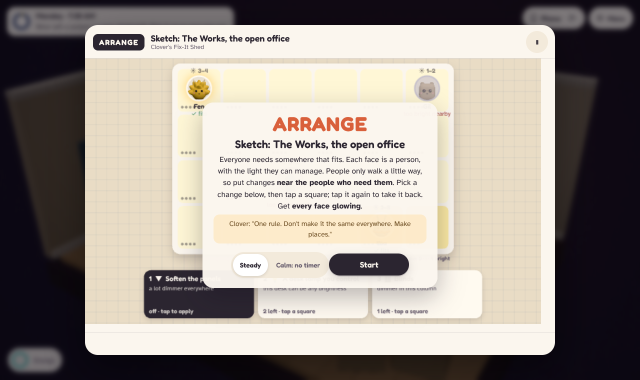
#> input picture test/shots_tasks/desktop_blueprint_dim_1_intro.png, 1280 x 760 px (shown at 1/2 size)
$ python -i fitcard.py   (imports and definitions only)
#> lines starting #> are read from the running program, lines starting #| are printed output that depends on the picture; after the words box and inside, x2 and y2 are one past the last pixel; in counts of white or black regions, pixels touching at a corner belong together
#!/usr/bin/env python3
"""Fit card test (src/fitcard.js) in headless Chromium.

Renders the four sample cards in test/fitcard.html, saves them as PNGs, renders a few stress cards, walks every branch
of saveFitCard against a mocked window.claude, and fails on any console error from the page.

  python3 test/fitcard.py            stand-in creature portraits drawn by the test page (fast)
  python3 test/fitcard.py --game     real portraits rendered by dist/who-bends.html first (build it before)
  python3 test/fitcard.py --out DIR  where the PNGs go

The page is served by a local static server on a free port (module imports do not work from file://). The only
outside requests are the Google Fonts the page links, as the game does; offline, the cards fall back to system fonts.
"""
import argparse, base64, functools, http.server, json, os, struct, sys, threading, time
from playwright.sync_api import sync_playwright

ROOT = os.path.dirname(os.path.dirname(os.path.abspath(__file__)))
OUT = '/tmp/claude-0/-home-claude/cfac4721-fa9f-5c02-916d-61cf7c10d7ce/scratchpad/v12'
ARGS = ['--use-gl=angle', '--use-angle=swiftshader', '--enable-unsafe-swiftshader', '--ignore-gpu-blocklist']
FONT_HOSTS = ('fonts.googleapis.com', 'fonts.gstatic.com')
# real looks for --game (cards 1 to 3; card 4 has no portrait on purpose)
LOOKS = [
    ({'shape': 'round', 'color': '#93c2ee', 'pattern': 'belly', 'top': 'longears', 'wear': 'scarf'}, '#efe6d6'),
    ({'shape': 'spiky', 'color': '#f6cf5b', 'pattern': 'spots', 'top': 'none', 'wear': 'flower'}, '#2a2433'),
    ({'shape': 'tall', 'color': '#bfa9f0', 'pattern': 'stripes', 'top': 'antennae', 'wear': 'glasses'}, '#f3e6cf'),
]


class Quiet(http.server.SimpleHTTPRequestHandler):
    extensions_map = {**http.server.SimpleHTTPRequestHandler.extensions_map, '.js': 'text/javascript', '.mjs': 'text/javascript'}

    def log_message(self, *a):
        pass


# dark text colours used on the card (ink, soft, heading brown, kept-note brown)
TEXT = {'ink': '#2b2530', 'soft': '#6b6170', 'heading': '#8a5a1a', 'kept note': '#5a4630'}


def text_contrast(path):
    """WCAG contrast of each text colour against the real background around it, measured on the PNG.

    Pixels painted exactly in a text colour are glyph interiors; the background is the light pixels 3 to 5 px away
    from them (past the anti-aliased edge). Returns {colour: 1st-percentile contrast}. Needs Pillow and numpy."""
    from PIL import Image, ImageFilter
    import numpy as np
    a = np.asarray(Image.open(path).convert('RGB')).astype(np.float64)

    def lum(rgb):
        c = rgb / 255.0
        c = np.where(c <= 0.04045, c / 12.92, ((c + 0.055) / 1.055) ** 2.4)
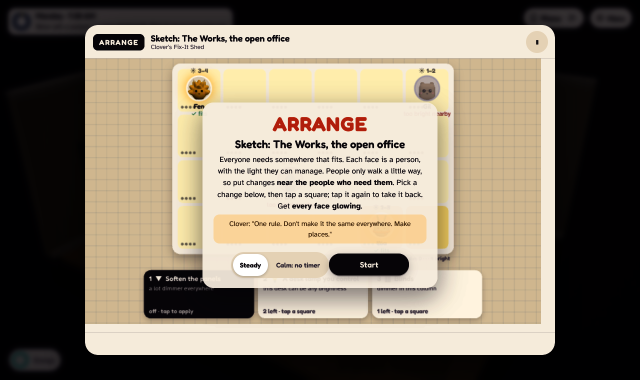
#> c: shape (760, 1280, 3) float64 (shown at 1/2 size); mean R, G, B 0.538, 0.494, 0.427
        return 0.2126 * c[..., 0] + 0.7152 * c[..., 1] + 0.0722 * c[..., 2]
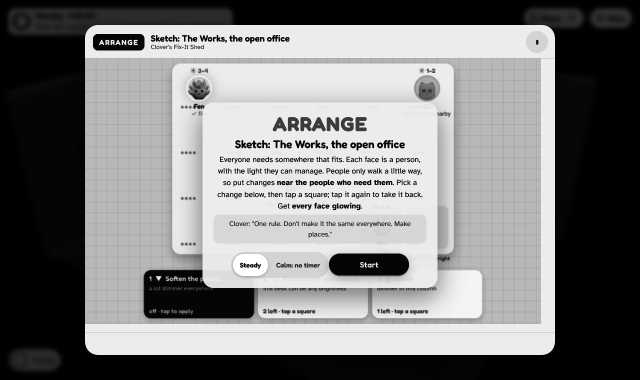
#> returned value: shape (760, 1280) float64 (shown at 1/2 size); min 0.0015, max 1, mean 0.499
    L = lum(a)
    out = {}
    for name, hx in TEXT.items():
        col = np.array([int(hx[i:i + 2], 16) for i in (1, 3, 5)], dtype=np.float64)
        mask = np.abs(a - col).max(axis=2) <= 2
        if mask.sum() < 200:
            continue
        img = Image.fromarray((mask * 255).astype(np.uint8))
        near, far = np.asarray(img.filter(ImageFilter.MaxFilter(5))) > 0, np.asarray(img.filter(ImageFilter.MaxFilter(11))) > 0
        ring = far & ~near & (L > 0.45)
        if ring.sum() < 50:
            continue
        lt = lum(col[None, None, :])[0, 0]
        out[name] = round(float(np.percentile((L[ring] + 0.05) / (lt + 0.05), 1)), 2)
#> this loop made 4 passes
#> pass 1, in text_contrast, `mask = np.abs(a - col).max(axis=2) <= 2`:
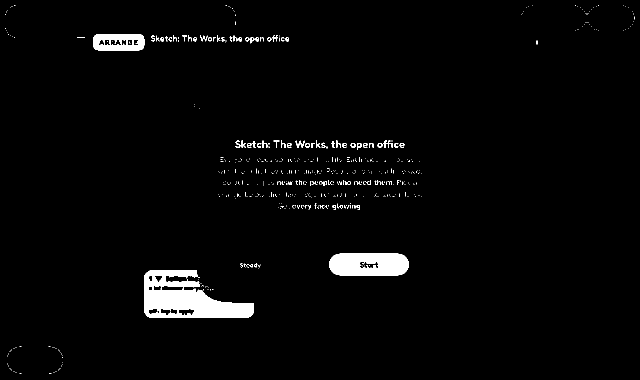
#> mask: shape (760, 1280) bool (shown at 1/2 size); 2.6% white; 581 white regions (520 under 20 px), largest, box (x1, y1, x2, y2) and area: (289, 541, 507, 636) 11700, (658, 507, 818, 551) 6251, (186, 68, 289, 101) 2611
#> pass 1, in text_contrast, `near, far = np.asarray(img.filter(ImageFilter.MaxFilter(5))) > 0, np.a..`:
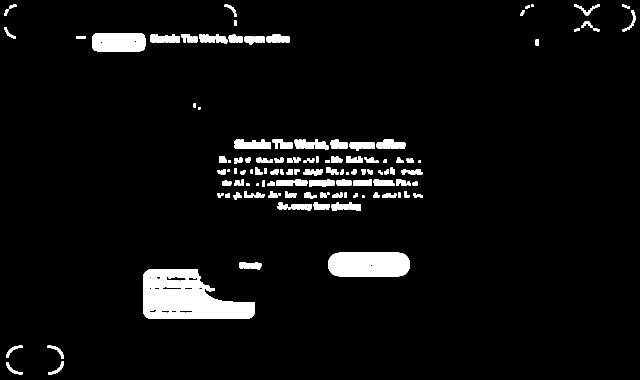
#> near: shape (760, 1280) bool (shown at 1/2 size); 5.1% white; 132 white regions, largest, box (x1, y1, x2, y2) and area: (287, 539, 509, 638) 14806, (656, 505, 820, 553) 7384, (184, 66, 291, 103) 3807
#> pass 1, in text_contrast, `near, far = np.asarray(img.filter(ImageFilter.MaxFilter(5))) > 0, np.a..`:
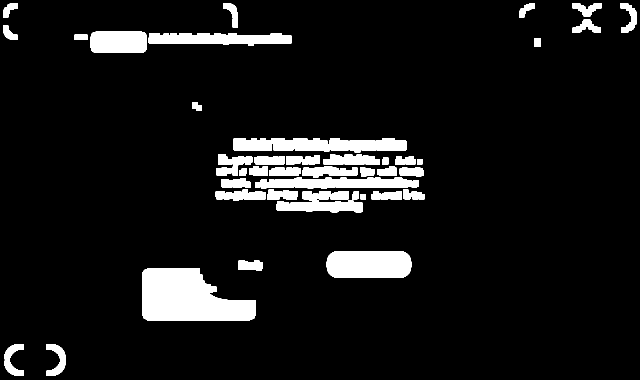
#> far: shape (760, 1280) bool (shown at 1/2 size); 8.4% white; 50 white regions, largest, box (x1, y1, x2, y2) and area: (284, 536, 512, 641) 17681, (653, 502, 823, 556) 8704, (466, 276, 814, 305) 7738
#> after the loop, out = {'ink': 8.48, 'soft': 2.89}
    return out


# [4 lines left out: function png_size, not called in this run]


fails, notes = [], []


# [17 lines left out: functions check, game_portraits, not called in this run]


STRESS = [
    # everything at once, all long, counts past 40
    {'portrait': None, 'name': 'Alexandria Montgomery-Beauregard', 'showName': True, 'visits': 3,
     'places': ['The very far end of the long pier, past the lighthouse, when the fog has just lifted'] * 3,
     'tally': {'you': 57, 'gear': 41, 'them': 40, 'place': 21, 'nobody': 1234},
     'turned': 'Somebody asked me to change the whole way I do my morning so that it would suit them better, and I said I would try for one week and then we would talk about it again over tea. ' * 2,
     'nextTime': 'Ask first. Ask early. Ask the person who can actually change the room instead of the person who happens to be standing in it. ' * 2,
     'kept': 'The baker who kept the radio off for the whole afternoon because I mentioned once, weeks ago, that it was a lot. ' * 2},
    # other scripts, emoji and a word with no spaces
    {'portrait': None, 'name': '하늘 🌙 Sky', 'showName': True, 'visits': 2, 'places': ['시장 광장, 아침', 'Supercalifragilisticexpialidociouslylongplacenamewithoutanyspaces'],
     'tally': {'you': 1, 'gear': 0, 'them': 0, 'place': 0, 'nobody': 0}, 'turned': None, 'nextTime': '먼저 물어보기.', 'kept': None},
    # junk input must still draw a sensible card
    {'tally': {'you': -3, 'gear': 'x', 'them': float('inf'), 'place': 2.7, 'nobody': None}, 'visits': 9, 'places': 'Home Row', 'name': 'Hidden Name', 'showName': 'yes'},
]


# [163 lines left out: function main, not called in this run]


# [2 lines not run here, left out]

>>> result = text_contrast('shots_tasks/desktop_blueprint_dim_1_intro.png')
#> result = {'ink': 8.48, 'soft': 2.89}

$ run again, on test/shots_tasks/desktop_blueprint_quiet_2_play.png
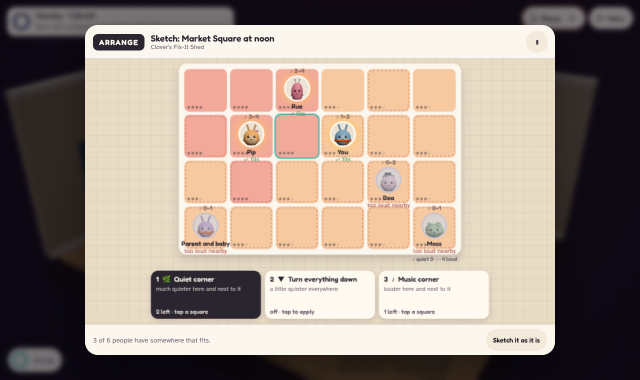
#> input picture test/shots_tasks/desktop_blueprint_quiet_2_play.png, 1280 x 760 px (shown at 1/2 size)
#> the loop in text_contrast, `for name, hx in TEXT.items():` made 4 passes
#> pass 1, in text_contrast, `mask = np.abs(a - col).max(axis=2) <= 2`:
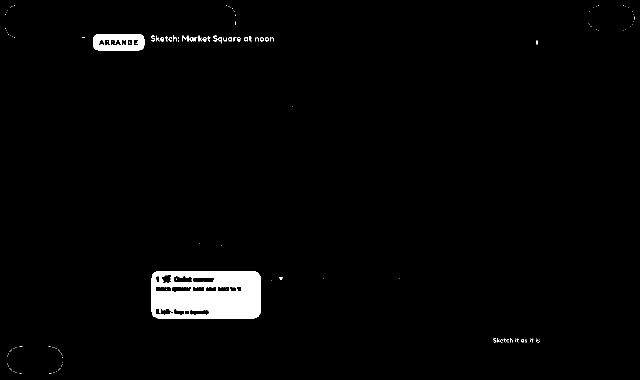
#> mask: shape (760, 1280) bool (shown at 1/2 size); 2.2% white; 145 white regions (119 under 20 px), largest, box (x1, y1, x2, y2) and area: (303, 542, 521, 637) 17392, (186, 68, 289, 101) 2611, (365, 71, 377, 83) 61
#> pass 1, in text_contrast, `near, far = np.asarray(img.filter(ImageFilter.MaxFilter(5))) > 0, np.a..`:
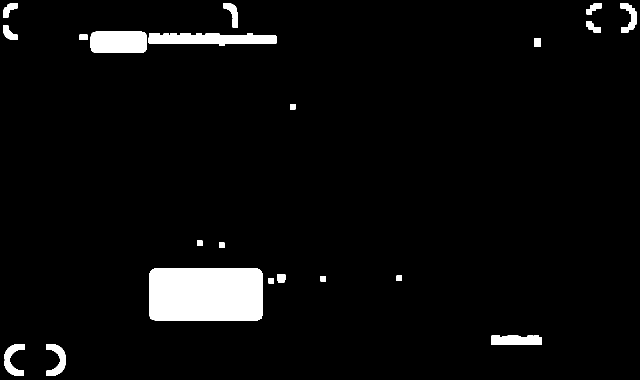
#> far: shape (760, 1280) bool (shown at 1/2 size); 4.4% white; 23 white regions, largest, box (x1, y1, x2, y2) and area: (298, 537, 526, 642) 23736, (297, 66, 553, 92) 5072, (181, 63, 294, 106) 4735
#> after the loop in text_contrast, `for name, hx in TEXT.items():`: out = {'ink': 7.75}

$ run again, on test/shots_tasks/desktop_mail_1_intro.png
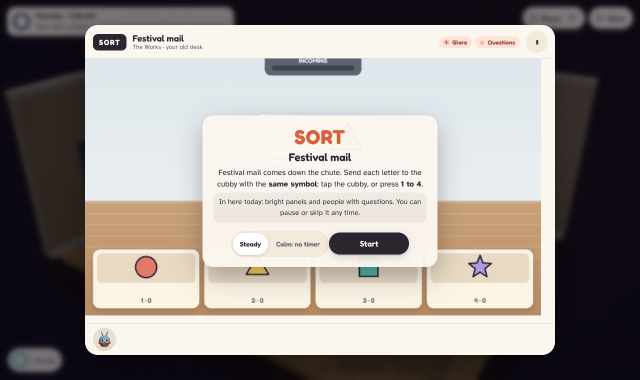
#> input picture test/shots_tasks/desktop_mail_1_intro.png, 1280 x 760 px (shown at 1/2 size)
#> the loop in text_contrast, `for name, hx in TEXT.items():` made 4 passes
#> pass 1, in text_contrast, `mask = np.abs(a - col).max(axis=2) <= 2`:
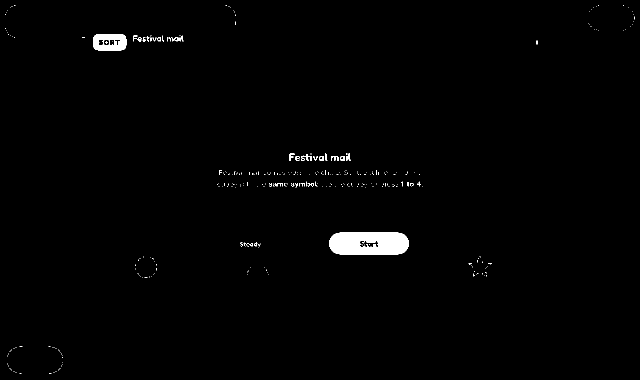
#> mask: shape (760, 1280) bool (shown at 1/2 size); 1% white; 353 white regions (324 under 20 px), largest, box (x1, y1, x2, y2) and area: (658, 465, 818, 509) 6251, (186, 68, 253, 101) 1733, (662, 312, 677, 322) 80
#> pass 1, in text_contrast, `near, far = np.asarray(img.filter(ImageFilter.MaxFilter(5))) > 0, np.a..`:
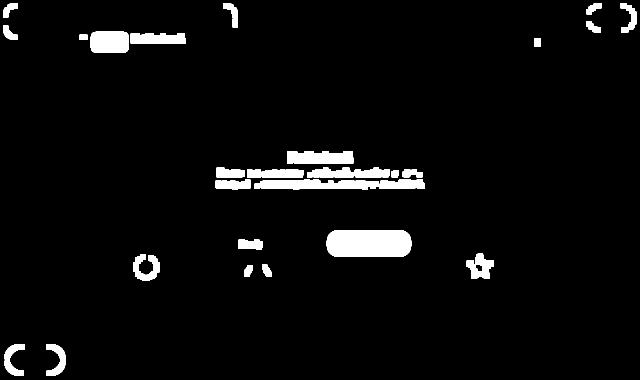
#> far: shape (760, 1280) bool (shown at 1/2 size); 4.2% white; 32 white regions, largest, box (x1, y1, x2, y2) and area: (653, 460, 823, 514) 8704, (509, 358, 758, 380) 4011, (181, 63, 258, 106) 3187
#> after the loop in text_contrast, `for name, hx in TEXT.items():`: out = {'ink': 7.96}
